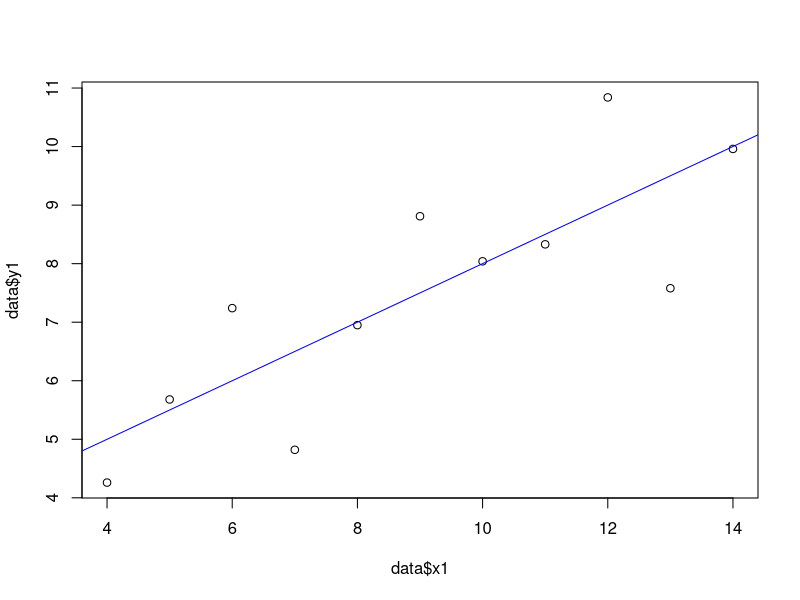
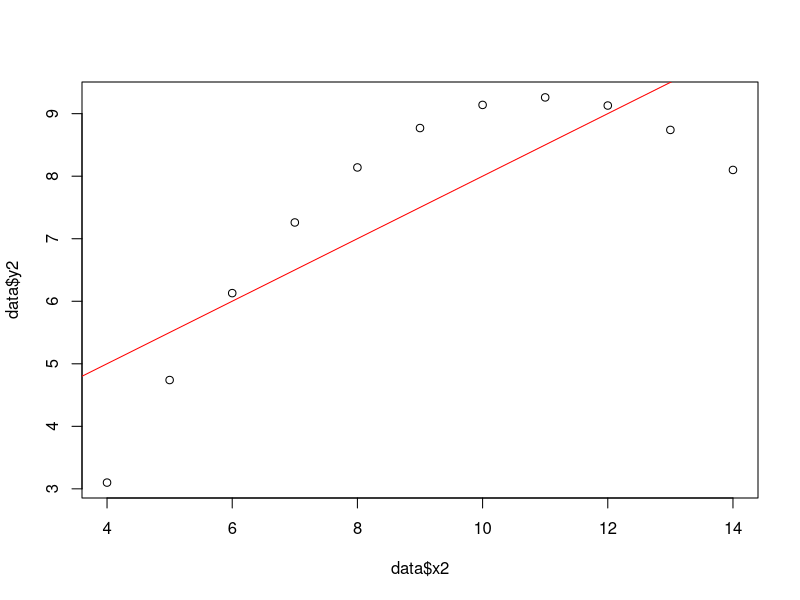
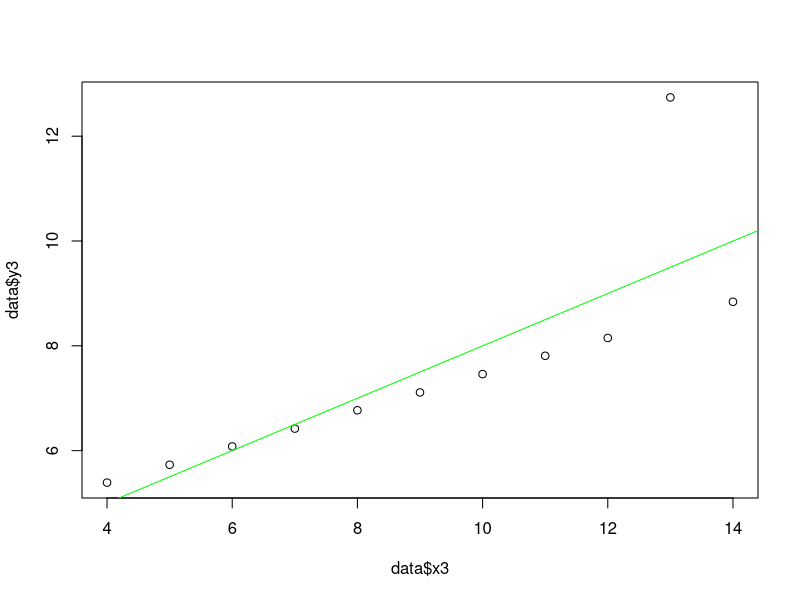
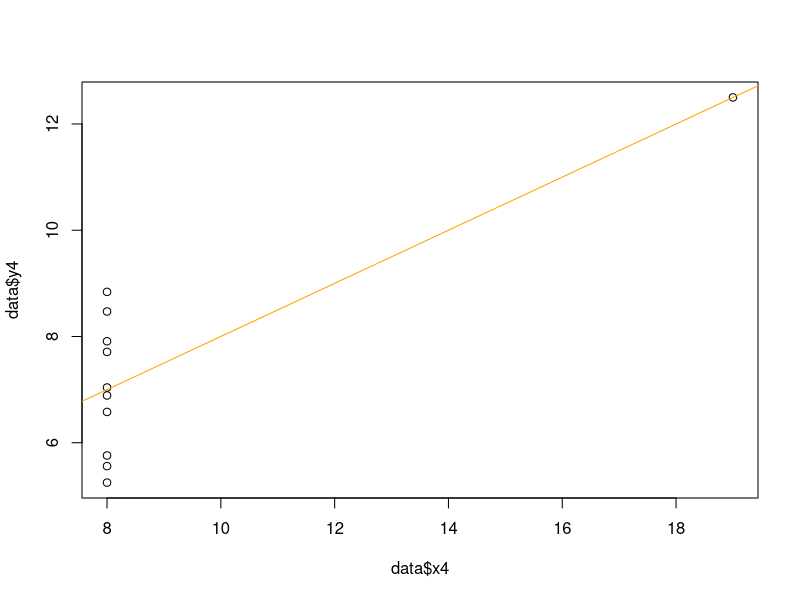

Reproduce these figures in R, in order.
## Ex 4/5
#################################################################
## R code contributed by 	Maluna Menke

data <- read.csv("AnscombeQuartet.csv")

lm1 <- lm(y1 ~ x1, data = data)
lm2 <- lm(y2 ~ x2, data = data)
lm3 <- lm(y3 ~ x3, data = data)
lm4 <- lm(y4 ~ x4, data = data)
deviance(lm1)
deviance(lm2)
deviance(lm3)
deviance(lm4)
#RSS is nearly the same for all 4 models

summary(lm1)$r.squared 
summary(lm2)$r.squared 
summary(lm3)$r.squared 
summary(lm4)$r.squared 
# the R2 value is nearly the same as well for all 4 models

# i dint not expect that as x and coresponding y are not same
# (e.g. x4 has mostly 8 as value)

plot(data$x1, data$y1)
abline(lm1, col='blue')

plot(data$x2, data$y2)
abline(lm2, col='red')

plot(data$x3, data$y3)
abline(lm3, col='green')

plot(data$x4, data$y4)
abline(lm4, col='orange')

# it can be seen that all the point clouds look very different from one another. 
# Some are more linear (lm1), some are cleary multiple linear (lm2), 
# lm3 has a outliner and would be linear, lm4 has one huge outlier aswell 

